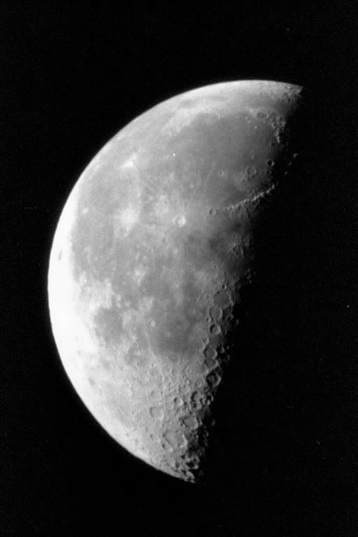
%> input picture 数字图像处理实验/实验2/Test_ImageProcess2_moon.tif, 358 x 537 px
$ octave myhisteq_st.m   (GNU Octave 9; MATLAB toolbox functions it lacks are replaced by stand-ins)
%> lines starting %> are read from the running program, lines starting %| are printed output that depends on the picture
### 数字图像处理实验/实验2/twomodegauss.m
%用于直方图规定化的双高斯函数
function p = twomodegauss(m1, sig1, m2, sig2, A1, A2, k)

c1 = A1 * (1 / ((2 * pi) ^ 0.5) * sig1);
k1 = 2 * (sig1 ^ 2);
c2 = A2 * (1 / ((2 * pi) ^ 0.5) * sig2);
k2 = 2 * (sig2 ^ 2); z  = linspace(0, 1, 256);

p = k + c1 * exp(-((z - m1) .^ 2) ./ k1) + ...e
      c2 * exp(-((z - m2) .^ 2) ./ k2);
p = p ./ sum(p(:));

### 数字图像处理实验/实验2/myhisteq_st.m
clc;
clear;
im = imread('Test_ImageProcess2_moon.tif');
%> im is the input picture: size 537x358 uint8; min 0, max 253, mean 52.9
histRef = twomodegauss(0.15,0.05, 0.75, 0.01,1, 0.07, 0.002);
hist    = imhist(im);
%> hist = 256 values, max 30924 at index 3, min 0 at index 255, mean 751
cdf     = cumsum(hist) / numel(im);
%> cdf = 256 values from 0.00759 to 1
cdfRef  = cumsum(histRef) ;
M   = zeros(1,256);
for idx = 1 : 256
    [tmp,ind] = min(abs(cdf(idx) - cdfRef));%通过两个累积直方图距离最近的点,确定映射关系
    M(idx)    = ind-1;%下标是1-256,分别对应的灰度是0-255
end
%> this loop made 256 passes
%> (tmp, ind) on passes 1 to 3: (0.000484, 4), (0.00273, 24), (7.94e-06, 35)
%> after the loop, M = 256 values from 3 to 255
test=double(im)+1;
imMatch = M(double(im)+1);%灰度值加1对应在1-256中映射的坐标,每个值都对应映射
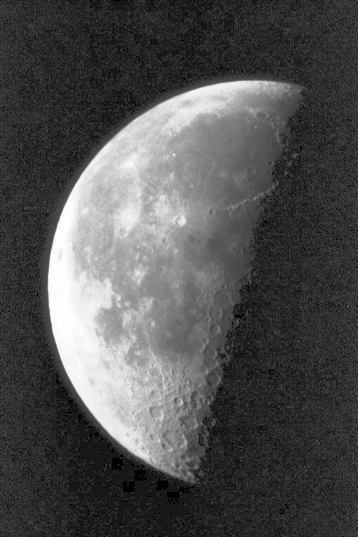
%> imMatch: size 537x358 double; min 3, max 255, mean 80.4

figure;%显示原图像、匹配图像和匹配后的图像
subplot(1,3,1),imshow(im,[]);title('原图像');
subplot(1,3,3),imshow(imMatch,[]);title('匹配之后图像');
figure;%显示原图像、匹配图像和匹配后图像的直方图
subplot(3,1,1),imhist(im,64);title('原图像直方图');
subplot(3,1,3),imhist(uint8(imMatch),64);title('匹配之后图像直方图');
%> after `title('匹配之后图像直方图')`:
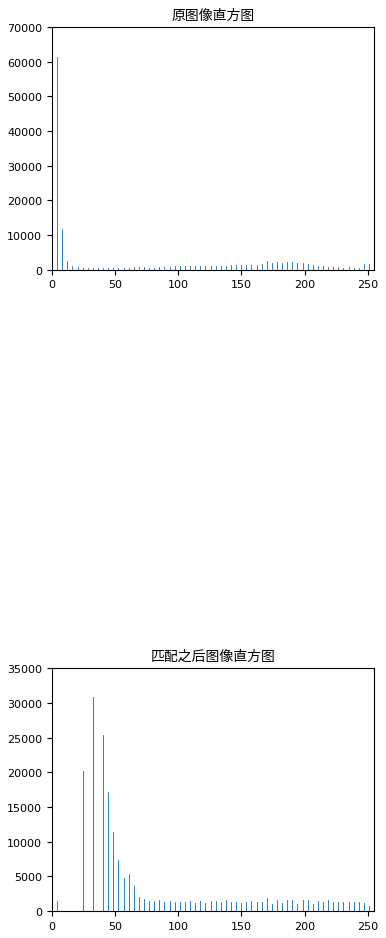
%> figure redrawn from the program's plot data, 2 panels; panel 1: highest point at x = 4.05, y = 61312; panel 2: highest point at x = 32.38, y = 30924

$ run again, with 数字图像处理实验/实验2/Test_ImageProcess2_cameraman.tif copied over 数字图像处理实验/实验2/Test_ImageProcess2_moon.tif
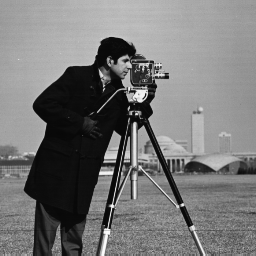
%> input picture 数字图像处理实验/实验2/Test_ImageProcess2_cameraman.tif, 256 x 256 px
%> im is the input picture: size 256x256 uint8; min 7, max 253, mean 118.7
%> hist = 256 values, max 1685 at index 15, min 0 at index 1, mean 256
%> cdf = 256 values from 0 to 1
%> the loop `for idx = 1 : 256` made 256 passes
%> (tmp, ind) on passes 1 to 3: (0.00193, 1), (0.00193, 1), (0.00193, 1)
%> after the loop `for idx = 1 : 256`: M = 256 values from 0 to 255
%> `imMatch = M(double(im)+1);`:
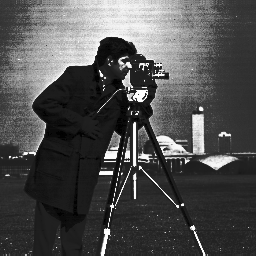
%> imMatch: size 256x256 double; min 0, max 255, mean 79.3
%> `title('匹配之后图像直方图')`:
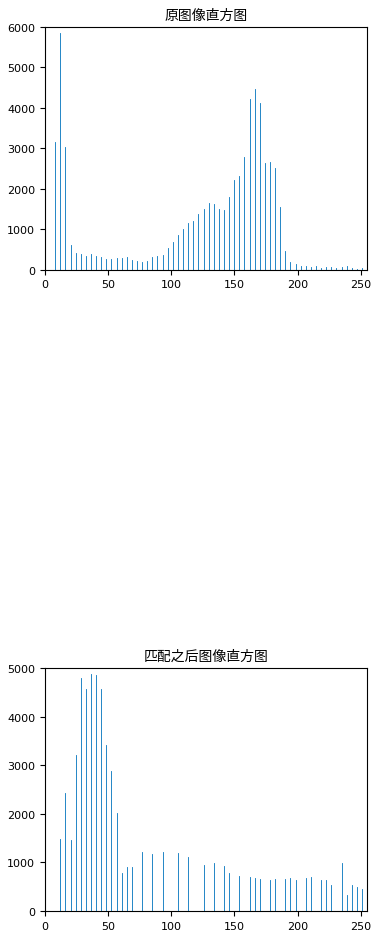
%> figure redrawn from the program's plot data, 2 panels; panel 1: highest point at x = 12.14, y = 5845; panel 2: highest point at x = 36.43, y = 4888
